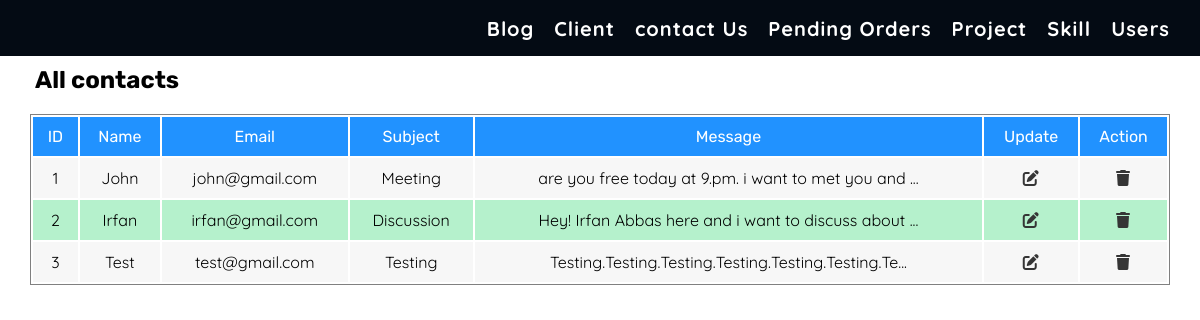
Page /admin/contact.php on the committed database.
### tables this page shows
CREATE TABLE `contact_us` (
  `contact_id` int(11) NOT NULL,
  `contact_name` varchar(50) NOT NULL,
  `contact_subject` varchar(100) NOT NULL,
  `contact_message` varchar(500) NOT NULL,
  `contact_email` varchar(30) NOT NULL
);

### admin/contact.php (the view, shortened to what this page needs)
<!DOCTYPE html>
<html lang="en">
<head>
    <?php include 'include/meta-tags.php'; ?>
</head>
<body>
    <div class="summary-container">
        <?php include 'include/summary-header.php' ?>
        <h2 class="common-heading">All contacts</h2>
        <div class="common-content">
            <?php
            include 'include/config.php';
            $contactQuery = "SELECT * FROM contact_us";
            $contactResult = mysqli_query($conn, $contactQuery) or die("Contact Query Disconnected!");
            ?>
                <table>
                    <thead>
                        <tr>
                            <td>ID</td>
                            <td>Name</td>
                            <td>Email</td>
                            <td>Subject</td>
                            <td>Message</td>
                            <td>Update</td>
                            <td>Action</td>
                        </tr>
                    </thead>
                    <tbody>
                        <?php while ($row = mysqli_fetch_assoc($contactResult)) { ?>
                            <tr>
                                <td><?php echo $row['contact_id'] ?></td>
                                <td><?php echo $row['contact_name'] ?></td>
                                <td><?php echo $row['contact_email'] ?></td>
                                <td><?php echo $row['contact_subject'] ?></td>
                                <td><?php echo substr(($row['contact_message']),0,50)."..." ?></td>
                                <td><a href="#"><i class="fas fa-pen-to-square"></i></a></td>
                                <td><a href="#"><i class="fas fa-trash"></i></a></td>
                            </tr>
                        <?php } ?>
                    </tbody>
                </table>
        </div>
    </div>
</body>
</html>

### admin/include/style.php (style rules this page uses)
* { padding: 0; margin: 0; box-sizing: border-box; scroll-behavior: smooth; }
:root { --darkBgColor: #040b14; --textColor: #353535; --yellowColor: rgb(235, 235, 14); --themeColor: #00a78e; --lightThemeColor: #B5F1CC; --whiteColor: #fff; --iconBGColor: #525252; --lightBgColor: #f7f7f7; --blueColor: #2192FF; --primaryFontSize: 20px; --secondayFontSize: 30px; --primaryFont: 'quicksand', serif; --secondaryFont: 'rubik', serif; --tertiaryFont: 'Rubik Bubbles'; }
a { text-decoration: none; color: var(--textColor); font-family: var(--primaryFont); letter-spacing: 1px; }
.common-heading { margin: 10px 35px; font-family: var(--secondaryFont); }
.common-content { width: 100%; margin: 20px 0; position: relative; display: flex; justify-content: center; }
.common-content table { width: 95%; border: 1px solid grey; }
.common-content table thead tr { background: var(--blueColor); text-align: center; }
.common-content table thead tr td { padding: 10px; color: #fff; font-family: var(--secondaryFont); }
.common-content table tbody tr { background: var(--lightBgColor); text-align: center; }
.common-content table tbody tr:nth-child(even) { background: var(--lightThemeColor); }
.common-content table tbody tr td { padding: 10px; font-family: var(--primaryFont); }

### rows in the picture
contact_us: contact_id "1", contact_name "John", contact_email "john@gmail.com", contact_subject "Meeting", contact_message "are you free today at 9.pm. i want to met you and"
contact_us: contact_id "2", contact_name "Irfan", contact_email "irfan@gmail.com", contact_subject "Discussion", contact_message "Hey! Irfan Abbas here and i want to discuss about"
contact_us: contact_id "3", contact_name "Test", contact_email "test@gmail.com", contact_subject "Testing", contact_message "Testing.Testing.Testing.Testing.Testing.Testing.Te"
